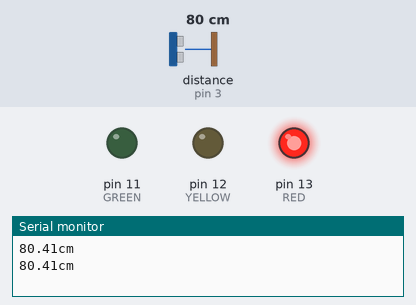
A sketch run on a simulated Arduino Uno, built with avr-gcc and run on an emulated ATmega328P. Shown: output pins drawn as LEDs (lit = HIGH), the last lines printed to the serial monitor. Inputs (shaded band) come from the test bench; at power-on: distance to the obstacle (sensor on pin 3) 80 cm. The echo pulse lasts 58.3 µs per cm; pins used as bus, display or sensor lines are not drawn.

Above: at 12.8 s.
12.9 s: distance to the obstacle (sensor on pin 3) set to 11 cm
At 14.6 s:
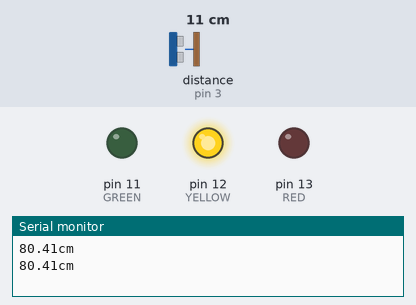
21.9 s: distance to the obstacle (sensor on pin 3) set to 8 cm
At 24.06 s:
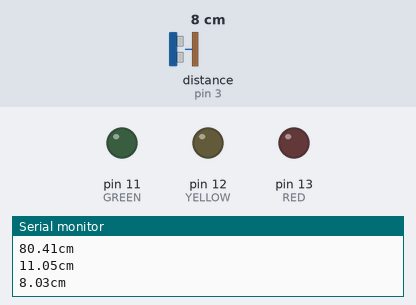
At 29.9 s:
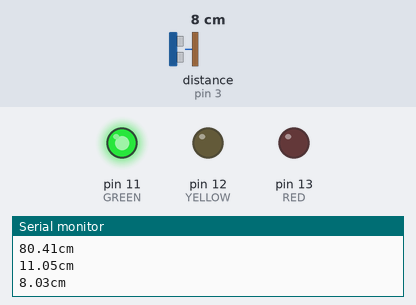
Timing chart, 0 to 36.9 s (numbered marks = the images above; inputs shaded):
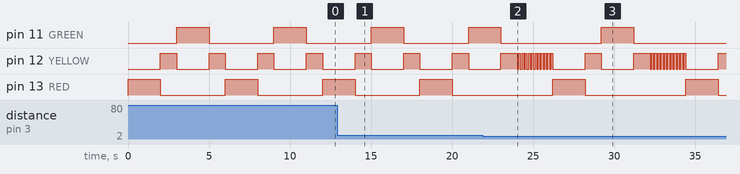

Measured:
- the behaviour switches between 10 and 9 cm on distance to the obstacle (sensor on pin 3) (found by bisection; images 1 and 2)
- after the input at 21.9 s, pin 13 (RED): alternates HIGH for 2.0 s and LOW for 6.2 s, starting after 4.3 s
- by itself, pin 13 (RED): alternates HIGH for 2.0 s and LOW for 4.0 s

The sketch:

TrafficLightSystem.ino
```cpp
float distance;
void setup() {
  pinMode(13, OUTPUT); //RED
  pinMode(12, OUTPUT); //YELLOW
  pinMode(11, OUTPUT); //GREEN

  Serial.begin(9600);
  pinMode(3, INPUT);
  pinMode(2, OUTPUT);
}

void loop() { //MODE 1
  digitalWrite(12, LOW);
  digitalWrite(13, HIGH);
  delay(2000);
  digitalWrite(13, LOW);
  digitalWrite(12, HIGH);
  delay(1000);
  digitalWrite(12, LOW);
  digitalWrite(11, HIGH);
  delay(2000);
  digitalWrite(11, LOW);
  digitalWrite(12, HIGH);
  delay(1000);

  digitalWrite(2, LOW);
  delayMicroseconds(2);
  digitalWrite(2,HIGH);
  delayMicroseconds(10);
  digitalWrite(2,LOW);
  distance = pulseIn(3, HIGH);
  distance = distance/58;
  Serial.print(distance);
  Serial.println("cm");

  if (distance < 10){
    digitalWrite(13, LOW);
    digitalWrite(12, LOW);
    digitalWrite(11, LOW);

    for(int i = 0; i <= 10; i++){
      delay(100);
      digitalWrite(12, HIGH);
      delay(100);
      digitalWrite(12, LOW);
    }
  }
}
```
